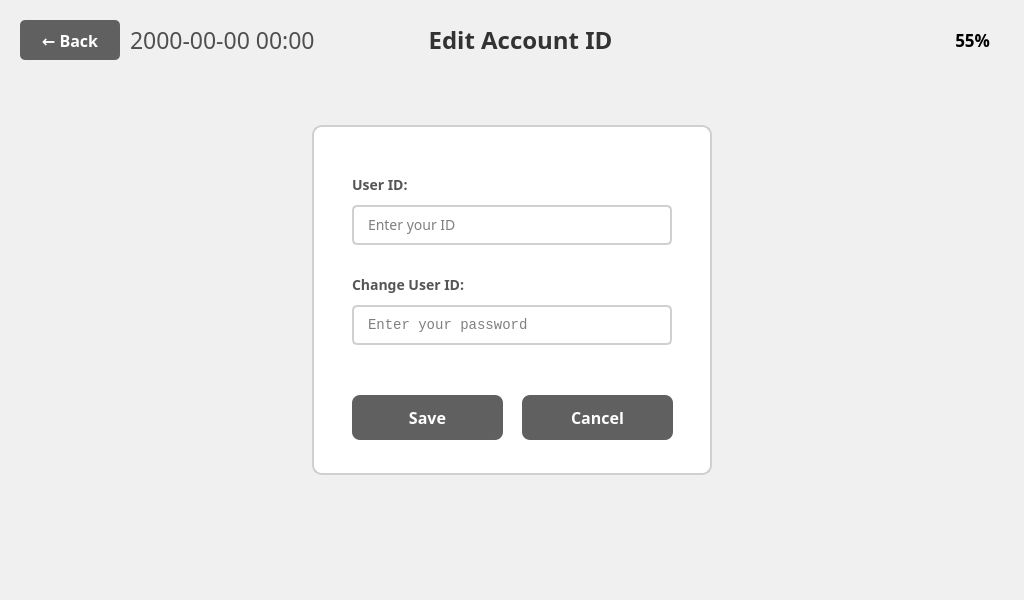
<?xml version="1.0" encoding="UTF-8"?>
<ui version="4.0">
 <class>AccountIdEditViewWindow</class>
 <widget class="QWidget" name="AccountIdEditViewWindow">
  <property name="geometry">
   <rect>
    <x>0</x>
    <y>0</y>
    <width>1024</width>
    <height>600</height>
   </rect>
  </property>
  <property name="font">
   <font>
    <family>Pretendard</family>
   </font>
  </property>
  <property name="styleSheet">
   <string notr="true">QWidget {
    background-color: #f0f0f0;
    font-family: 'Pretendard';
}</string>
  </property>
  <widget class="QWidget" name="main_widget" native="true">
   <property name="geometry">
    <rect>
     <x>0</x>
     <y>0</y>
     <width>1024</width>
     <height>600</height>
    </rect>
   </property>
   <widget class="QWidget" name="header_widget" native="true">
    <property name="geometry">
     <rect>
      <x>0</x>
      <y>0</y>
      <width>1024</width>
      <height>70</height>
     </rect>
    </property>
    <widget class="QPushButton" name="pushButton_back">
     <property name="geometry">
      <rect>
       <x>20</x>
       <y>20</y>
       <width>100</width>
       <height>40</height>
      </rect>
     </property>
     <property name="font">
      <font>
       <family>Pretendard</family>
       <pointsize>-1</pointsize>
       <weight>75</weight>
       <bold>true</bold>
      </font>
     </property>
     <property name="styleSheet">
      <string notr="true">QPushButton {
    background-color: #606060;
    color: white;
    border: none;
    border-radius: 5px;
    font-size: 16px;
    font-weight: bold;
}
QPushButton:hover {
    background-color: #707070;
}
QPushButton:pressed {
    background-color: #505050;
}</string>
     </property>
     <property name="text">
      <string>← Back</string>
     </property>
    </widget>
    <widget class="QLabel" name="label_title">
     <property name="geometry">
      <rect>
       <x>420</x>
       <y>20</y>
       <width>201</width>
       <height>40</height>
      </rect>
     </property>
     <property name="font">
      <font>
       <family>Pretendard</family>
       <pointsize>-1</pointsize>
       <weight>75</weight>
       <bold>true</bold>
      </font>
     </property>
     <property name="styleSheet">
      <string notr="true">QLabel {
    font-size: 24px;
    font-weight: bold;
    color: #333333;
}</string>
     </property>
     <property name="text">
      <string>Edit Account ID</string>
     </property>
     <property name="alignment">
      <set>Qt::AlignCenter</set>
     </property>
    </widget>
    <widget class="QLabel" name="label_DateNClock">
     <property name="geometry">
      <rect>
       <x>130</x>
       <y>20</y>
       <width>300</width>
       <height>40</height>
      </rect>
     </property>
     <property name="palette">
      <palette>
       <active>
        <colorrole role="WindowText">
         <brush brushstyle="SolidPattern">
          <color alpha="255">
           <red>79</red>
           <green>79</green>
           <blue>79</blue>
          </color>
         </brush>
        </colorrole>
        <colorrole role="Button">
         <brush brushstyle="SolidPattern">
          <color alpha="255">
           <red>240</red>
           <green>240</green>
           <blue>240</blue>
          </color>
         </brush>
        </colorrole>
        <colorrole role="Base">
         <brush brushstyle="SolidPattern">
          <color alpha="255">
           <red>240</red>
           <green>240</green>
           <blue>240</blue>
          </color>
         </brush>
        </colorrole>
        <colorrole role="Window">
         <brush brushstyle="SolidPattern">
          <color alpha="255">
           <red>240</red>
           <green>240</green>
           <blue>240</blue>
          </color>
         </brush>
        </colorrole>
       </active>
       <inactive>
        <colorrole role="WindowText">
         <brush brushstyle="SolidPattern">
          <color alpha="255">
           <red>79</red>
           <green>79</green>
           <blue>79</blue>
          </color>
         </brush>
        </colorrole>
        <colorrole role="Button">
         <brush brushstyle="SolidPattern">
          <color alpha="255">
           <red>240</red>
           <green>240</green>
           <blue>240</blue>
          </color>
         </brush>
        </colorrole>
        <colorrole role="Base">
         <brush brushstyle="SolidPattern">
          <color alpha="255">
           <red>240</red>
           <green>240</green>
           <blue>240</blue>
          </color>
         </brush>
        </colorrole>
        <colorrole role="Window">
         <brush brushstyle="SolidPattern">
          <color alpha="255">
           <red>240</red>
           <green>240</green>
           <blue>240</blue>
          </color>
         </brush>
        </colorrole>
       </inactive>
       <disabled>
        <colorrole role="WindowText">
         <brush brushstyle="SolidPattern">
          <color alpha="255">
           <red>120</red>
           <green>120</green>
           <blue>120</blue>
          </color>
         </brush>
        </colorrole>
        <colorrole role="Button">
         <brush brushstyle="SolidPattern">
          <color alpha="255">
           <red>240</red>
           <green>240</green>
           <blue>240</blue>
          </color>
         </brush>
        </colorrole>
        <colorrole role="Base">
         <brush brushstyle="SolidPattern">
          <color alpha="255">
           <red>240</red>
           <green>240</green>
           <blue>240</blue>
          </color>
         </brush>
        </colorrole>
        <colorrole role="Window">
         <brush brushstyle="SolidPattern">
          <color alpha="255">
           <red>240</red>
           <green>240</green>
           <blue>240</blue>
          </color>
         </brush>
        </colorrole>
       </disabled>
      </palette>
     </property>
     <property name="font">
      <font>
       <family>Pretendard</family>
       <pointsize>17</pointsize>
       <weight>50</weight>
       <bold>false</bold>
      </font>
     </property>
     <property name="text">
      <string>2000-00-00 00:00</string>
     </property>
     <property name="alignment">
      <set>Qt::AlignLeading|Qt::AlignLeft|Qt::AlignVCenter</set>
     </property>
    </widget>
    <widget class="QLabel" name="label_BatteryGuage">
     <property name="geometry">
      <rect>
       <x>840</x>
       <y>20</y>
       <width>150</width>
       <height>40</height>
      </rect>
     </property>
     <property name="palette">
      <palette>
       <active>
        <colorrole role="WindowText">
         <brush brushstyle="SolidPattern">
          <color alpha="255">
           <red>0</red>
           <green>0</green>
           <blue>0</blue>
          </color>
         </brush>
        </colorrole>
        <colorrole role="Button">
         <brush brushstyle="SolidPattern">
          <color alpha="255">
           <red>240</red>
           <green>240</green>
           <blue>240</blue>
          </color>
         </brush>
        </colorrole>
        <colorrole role="Base">
         <brush brushstyle="SolidPattern">
          <color alpha="255">
           <red>240</red>
           <green>240</green>
           <blue>240</blue>
          </color>
         </brush>
        </colorrole>
        <colorrole role="Window">
         <brush brushstyle="SolidPattern">
          <color alpha="255">
           <red>240</red>
           <green>240</green>
           <blue>240</blue>
          </color>
         </brush>
        </colorrole>
       </active>
       <inactive>
        <colorrole role="WindowText">
         <brush brushstyle="SolidPattern">
          <color alpha="255">
           <red>0</red>
           <green>0</green>
           <blue>0</blue>
          </color>
         </brush>
        </colorrole>
        <colorrole role="Button">
         <brush brushstyle="SolidPattern">
          <color alpha="255">
           <red>240</red>
           <green>240</green>
           <blue>240</blue>
          </color>
         </brush>
        </colorrole>
        <colorrole role="Base">
         <brush brushstyle="SolidPattern">
          <color alpha="255">
           <red>240</red>
           <green>240</green>
           <blue>240</blue>
          </color>
         </brush>
        </colorrole>
        <colorrole role="Window">
         <brush brushstyle="SolidPattern">
          <color alpha="255">
           <red>240</red>
           <green>240</green>
           <blue>240</blue>
          </color>
         </brush>
        </colorrole>
       </inactive>
       <disabled>
        <colorrole role="WindowText">
         <brush brushstyle="SolidPattern">
          <color alpha="255">
           <red>120</red>
           <green>120</green>
           <blue>120</blue>
          </color>
         </brush>
        </colorrole>
        <colorrole role="Button">
         <brush brushstyle="SolidPattern">
          <color alpha="255">
           <red>240</red>
           <green>240</green>
           <blue>240</blue>
          </color>
         </brush>
        </colorrole>
        <colorrole role="Base">
         <brush brushstyle="SolidPattern">
          <color alpha="255">
           <red>240</red>
           <green>240</green>
           <blue>240</blue>
          </color>
         </brush>
        </colorrole>
        <colorrole role="Window">
         <brush brushstyle="SolidPattern">
          <color alpha="255">
           <red>240</red>
           <green>240</green>
           <blue>240</blue>
          </color>
         </brush>
        </colorrole>
       </disabled>
      </palette>
     </property>
     <property name="font">
      <font>
       <family>Pretendard</family>
       <pointsize>13</pointsize>
       <weight>75</weight>
       <bold>true</bold>
      </font>
     </property>
     <property name="text">
      <string>55%</string>
     </property>
     <property name="alignment">
      <set>Qt::AlignRight|Qt::AlignTrailing|Qt::AlignVCenter</set>
     </property>
    </widget>
    <widget class="QLabel" name="label_9">
     <property name="geometry">
      <rect>
       <x>870</x>
       <y>20</y>
       <width>80</width>
       <height>40</height>
      </rect>
     </property>
     <property name="text">
      <string/>
     </property>
     <property name="pixmap">
      <pixmap>../image/Icon/Battery_Icon-050.png</pixmap>
     </property>
     <property name="scaledContents">
      <bool>true</bool>
     </property>
    </widget>
   </widget>
   <widget class="QFrame" name="frame_login">
    <property name="geometry">
     <rect>
      <x>312</x>
      <y>125</y>
      <width>400</width>
      <height>350</height>
     </rect>
    </property>
    <property name="styleSheet">
     <string notr="true">QFrame {
    background-color: white;
    border: 2px solid #d0d0d0;
    border-radius: 10px;
}</string>
    </property>
    <property name="frameShape">
     <enum>QFrame::StyledPanel</enum>
    </property>
    <property name="frameShadow">
     <enum>QFrame::Raised</enum>
    </property>
    <widget class="QLabel" name="label_user_id">
     <property name="geometry">
      <rect>
       <x>40</x>
       <y>50</y>
       <width>320</width>
       <height>20</height>
      </rect>
     </property>
     <property name="font">
      <font>
       <family>Pretendard</family>
       <pointsize>-1</pointsize>
       <weight>75</weight>
       <bold>true</bold>
      </font>
     </property>
     <property name="styleSheet">
      <string notr="true">font-size: 14px; font-weight: bold; color: #555555; border: none;</string>
     </property>
     <property name="text">
      <string>User ID:</string>
     </property>
    </widget>
    <widget class="QLineEdit" name="lineEdit_user_id">
     <property name="geometry">
      <rect>
       <x>40</x>
       <y>80</y>
       <width>320</width>
       <height>40</height>
      </rect>
     </property>
     <property name="font">
      <font>
       <family>Pretendard</family>
       <pointsize>-1</pointsize>
      </font>
     </property>
     <property name="styleSheet">
      <string notr="true">QLineEdit {
    border: 2px solid #d0d0d0;
    border-radius: 5px;
    padding: 8px 12px;
    font-size: 14px;
    background-color: #ffffff;
}
QLineEdit:focus {
    border-color: #606060;
}</string>
     </property>
     <property name="placeholderText">
      <string>Enter your ID</string>
     </property>
    </widget>
    <widget class="QLabel" name="label_change_user_id">
     <property name="geometry">
      <rect>
       <x>40</x>
       <y>150</y>
       <width>320</width>
       <height>20</height>
      </rect>
     </property>
     <property name="font">
      <font>
       <family>Pretendard</family>
       <pointsize>-1</pointsize>
       <weight>75</weight>
       <bold>true</bold>
      </font>
     </property>
     <property name="styleSheet">
      <string notr="true">font-size: 14px; font-weight: bold; color: #555555; border: none;</string>
     </property>
     <property name="text">
      <string>Change User ID:</string>
     </property>
    </widget>
    <widget class="QLineEdit" name="lineEdit_change_user_id">
     <property name="geometry">
      <rect>
       <x>40</x>
       <y>180</y>
       <width>320</width>
       <height>40</height>
      </rect>
     </property>
     <property name="font">
      <font>
       <family>Courier New</family>
       <pointsize>-1</pointsize>
      </font>
     </property>
     <property name="styleSheet">
      <string notr="true">QLineEdit {
    border: 2px solid #d0d0d0;
    border-radius: 5px;
    padding: 8px 12px;
    font-size: 14px;
    background-color: #ffffff;
    font-family: 'Courier New', monospace;
}
QLineEdit:focus {
    border-color: #606060;
}</string>
     </property>
     <property name="inputMethodHints">
      <set>Qt::ImhLatinOnly</set>
     </property>
     <property name="echoMode">
      <enum>QLineEdit::Normal</enum>
     </property>
     <property name="placeholderText">
      <string>Enter your password</string>
     </property>
    </widget>
    <widget class="QPushButton" name="pushButton_save">
     <property name="geometry">
      <rect>
       <x>40</x>
       <y>270</y>
       <width>151</width>
       <height>45</height>
      </rect>
     </property>
     <property name="font">
      <font>
       <family>Pretendard</family>
       <pointsize>-1</pointsize>
       <weight>75</weight>
       <bold>true</bold>
      </font>
     </property>
     <property name="styleSheet">
      <string notr="true">QPushButton {
    background-color: #606060;
    color: white;
    border: none;
    border-radius: 8px;
    font-size: 16px;
    font-weight: bold;
}
QPushButton:hover {
    background-color: #707070;
}
QPushButton:pressed {
    background-color: #505050;
}</string>
     </property>
     <property name="text">
      <string>Save</string>
     </property>
    </widget>
    <widget class="QPushButton" name="pushButton_cancel">
     <property name="geometry">
      <rect>
       <x>210</x>
       <y>270</y>
       <width>151</width>
       <height>45</height>
      </rect>
     </property>
     <property name="font">
      <font>
       <family>Pretendard</family>
       <pointsize>-1</pointsize>
       <weight>75</weight>
       <bold>true</bold>
      </font>
     </property>
     <property name="styleSheet">
      <string notr="true">QPushButton {
    background-color: #606060;
    color: white;
    border: none;
    border-radius: 8px;
    font-size: 16px;
    font-weight: bold;
}
QPushButton:hover {
    background-color: #707070;
}
QPushButton:pressed {
    background-color: #505050;
}</string>
     </property>
     <property name="text">
      <string>Cancel</string>
     </property>
    </widget>
   </widget>
  </widget>
 </widget>
 <resources/>
 <connections/>
</ui>
